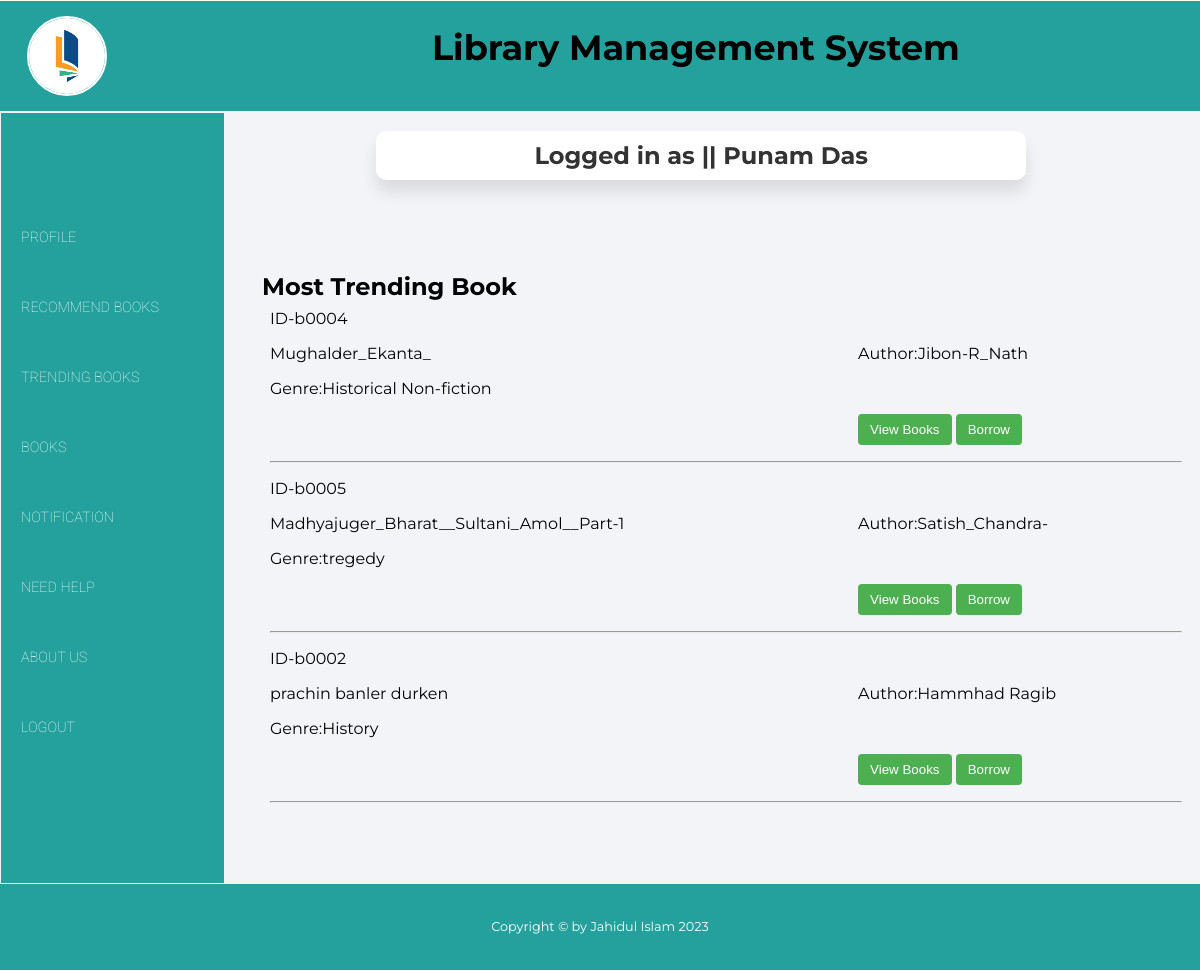
The app's page /views/viewTrendingBook.php (signed in) with its own data.
### tables this page shows
CREATE TABLE `trending` (
  `Book_ID` varchar(122) NOT NULL,
  `Book_Name` text NOT NULL,
  `Author` varchar(129) NOT NULL,
  `Genre` varchar(122) NOT NULL,
  `image` text NOT NULL
);

### controller/userData.php (called while the page is built)
<?php
$user = $_SESSION['user'];
?>

### views/viewTrendingBook.php (the view, shortened to what this page needs)
<?php
    $con = getConnection();
  $sql = "select * from Trending";
  $result = mysqli_query($con, $sql);
  ?>
<?php
include_once("../controller/userData.php");
?>
<html>
    <head>
        <link rel="stylesheet" href="https://cdnjs.cloudflare.com/ajax/libs/font-awesome/5.15.1/css/all.min.css"
 />
        <link rel="stylesheet" href="style5.css">
    </head>
<body>
    <div class="container">
            <header>
                <div class="row">
                    <div class="col-lg-4 col-md-12">
                    <div class="logo-div">
                            <a href="#">
                                <img src="book.png">
                            </a>
                    </div>
                    </div>
                    <div class="col-lg-8 col-md-12">
                        <p class="heading-style">Library Management System</p>
                    </div>
                </div>
            </header>
    <center>
        <main>
        <table height=635 width=1080>
            <tr height=70>
                <td colspan="2">
                    <table width = "800">
                    <tr>
                        <td align="center">
                            <div class="card">
                        <h2>Logged in as || <?php echo $user['name'] ?></h2>
                            </div>
                        </td>
                    </tr>
                    </table>
                </td>
            </tr>
            <tr>
                <td rowspan="3" width="250">
                <nav>
                <ul>
                    <li> <a href="profileuser.php">Profile</a></li>
                    <li> <a href="Recommended_Books.php">Recommend Books</a></li>
                    <li> <a href="viewTrendingBook.php">Trending Books</a></li>
                    <li> <a href="books.php">Books</a></li>
                    <li> <a href="user_notification.php">Notification</a></li>
                    <li> <a href="Needhelp.php">Need Help</a></li>
                     <li> <a href="AboutUs.php">About Us</a></li>
                    <li> <a href="../controller/logout.php">Logout</a></li>
                </ul>
                </nav>
                </td>
                <td>
					             <h2>Most Trending Book</h2>
<table  cellspacing="0" cellpadding="5">
<?php while($viewbook = mysqli_fetch_assoc($result)){ ?>
           <tr>
           <td>ID-<?=$id=$viewbook['Book_ID']?> </td>
               </tr>
               <tr>
                    <td><?=$viewbook['Book_Name']?></td>
                    <td>Author:<?=$viewbook['Author']?></td>
                    <tr>
                    <td>Genre:<?=$viewbook['Genre']?></td>
               </tr>
               <tr>
                   <td>
                   <td> <button style="background-color: #4caf50; color: #fff; padding: 8px 12px; border: none; border-radius: 4px; text-decoration: none; cursor: pointer;">
                   <a href="review&rating.php?Bookid=<?=$viewbook['Book_ID']?>" style="color: #fff; text-decoration: none;">View Books</a>
</button>
<button style="background-color: #4caf50; color: #fff; padding: 8px 12px; border: none; border-radius: 4px; text-decoration: none; cursor: pointer;">
                   <a href="review&rating.php?Bookid=<?=$viewbook['Book_ID']?>" style="color: #fff; text-decoration: none;">  Borrow</a> </button>
                    </td>
               </tr>
               <tr>
             <td colspan="2"><hr></td>
     </tr>
        <?php
            }
        ?>
</table>
                </td>
            </tr>
        </table>
        </main>
                <footer>
                     <div class="row">
                        <div class="col-lg-12">
                            <p>Copyright © by Jahidul Islam 2023</p>
                        </div>
                    </div>
                </footer>
    </center>
    </div>
    </body>
</html>

### views/style5.css (style rules this page uses)
html { scroll-behavior: smooth; }
* { margin: 0; padding: 0; box-sizing: border-box; }
body { font-family: 'Montserrat', sans-serif; }
.container { max-width: 1200px; margin: auto; margin-top: 1px; background: #f2f4f8; }
.row { width: 100%; }
.row::after { content: ''; clear: both; display: block; }
[class*="col-"] { float: left; padding: 15px; }
[class*="col-"] { width: 100%; }
header { background: #24a19c; padding: 0% 1%; text-align: center; }
nav { background: #24a19c; }
nav ul li { display: block; }
nav ul li a { display: block; text-decoration: none; color: white; line-height: 70px; padding: 0 20px; transition: .4s; text-transform: uppercase; font-weight: lighter; font-size: 0.9rem; font-family: 'Roboto', sans-serif; }
img { height: 80px; width: 80px; border-radius: 50%; border: 2px solid white; }
.card { width: 650px; margin:0px auto; margin-left: -200px ; margin-right: 50px ; padding: 10px; background-color: #fff; border-radius: 10px; box-shadow: 0 12px 16px rgba(15, 13, 13, 0.1); }
.card h2 { margin: 0; color: #333; }
footer { background: #24a19c; padding: 1%; color: white; margin-bottom: 1px; }
footer p { font-size: 0.8rem; line-height: 32px; text-align: center; }
table { width: 100%; }
td { padding: 8px; }
td:last-child { border-bottom: none; }
@media (min-width: 768px) { .col-md-12 { width: 100%; } }
@media only screen and (min-width: 992px) { .col-lg-4 { width: 33.33%; } }
@media only screen and (min-width: 992px) { .col-lg-8 { width: 66.66%; margin-top: 10px ; margin-left: -100px; font-size: 35px ; font-weight: bold; } }
@media only screen and (min-width: 992px) { .col-lg-12 { width: 100%; } }
@media only screen and (min-width: 992px) { .logo-div { text-align: left; } }
@media only screen and (min-width: 992px) { nav { background: #24a19c; margin-top: -95px; margin-bottom: -9px; margin-left: -9px ; margin-right: 20px; padding-top: 90px ; padding-bottom: 120px ; } }
@media only screen and (min-width: 992px) { nav ul li { display: block; } }
@media only screen and (min-width: 992px) { nav ul li a { display: block; text-decoration: none; color: white; line-height: 70px; padding: 0 20px; transition: .4s; text-transform: uppercase; font-weight: lighter; font-size: 0.9rem; font-family: 'Roboto', sans-serif; } }
@media only screen and (min-width: 992px) { .heading-style { margin: auto; } }

### records on screen
trending: Book_ID "b0004", Book_Name "Mughalder_Ekanta_", Author "Jibon-R_Nath", Genre "Historical Non-fiction"
trending: Book_ID "b0005", Book_Name "Madhyajuger_Bharat__Sultani_Amol__Part-1", Author "Satish_Chandra-", Genre "tregedy"
trending: Book_ID "b0002", Book_Name "prachin banler durken", Author "Hammhad Ragib", Genre "History"

### other values on screen
$user['name'] "Punam Das"
